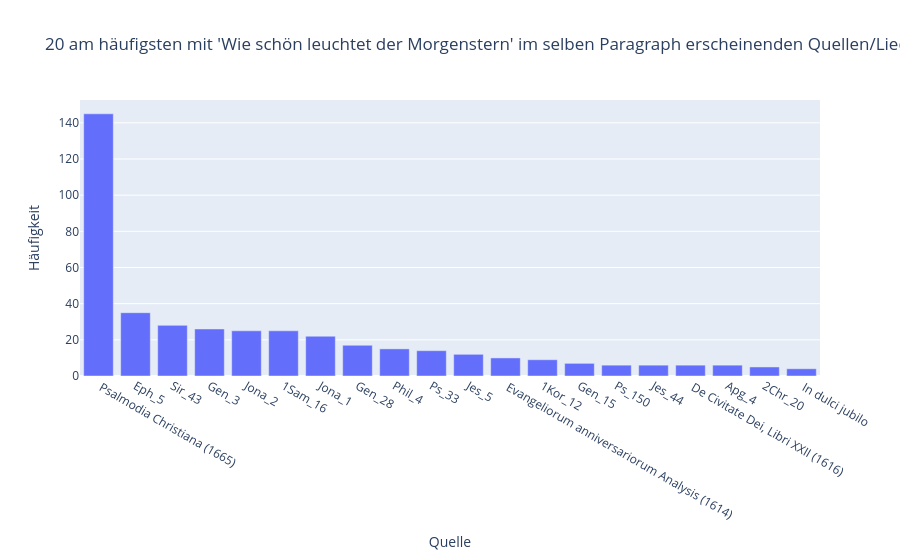

Here is the notebook cell this chart was saved with:
### Code cell
counts = Counter(morgenstern_adjacent_quotes)
top20 = counts.most_common(20)

# Sort by frequency (descending)
sorted_items = counts.most_common()
labels = [item[0] for item in top20]
values = [item[1] for item in top20]

# Plot with Plotly
fig = px.bar(
    x=labels, 
    y=values, 
    labels={'x': 'Quelle', 'y': 'Häufigkeit'},
    title="20 am häufigsten mit 'Wie schön leuchtet der Morgenstern' im selben Paragraph erscheinenden Quellen/Lieder"
)
fig.show()

### Figure 1 — Plotly figure (JSON) as saved in the notebook; plotly's stock layout.template omitted (floating-point values rounded to 4 significant figures)
{"data": [{"hovertemplate": "Quelle=%{x}<br>Häufigkeit=%{y}<extra></extra>", "legendgroup": "", "marker": {"color": "#636efa", "pattern": {"shape": ""}}, "name": "", "orientation": "v", "showlegend": false, "textposition": "auto", "type": "bar", "x": [" Psalmodia Christiana (1665)", "Eph_5", "Sir_43", "Gen_3", "Jona_2", "1Sam_16", "Jona_1", "Gen_28", "Phil_4", "Ps_33", "Jes_5", " Evangeliorum anniversariorum Analysis (1614)", "1Kor_12", "Gen_15", "Ps_150", "Jes_44", " De Civitate Dei, Libri XXII (1616)", "Apg_4", "2Chr_20", " In dulci jubilo"], "xaxis": "x", "y": [145, 35, 28, 26, 25, 25, 22, 17, 15, 14, 12, 10, 9, 7, 6, 6, 6, 6, 5, 4], "yaxis": "y"}], "layout": {"barmode": "relative", "legend": {"tracegroupgap": 0}, "title": {"text": "20 am häufigsten mit 'Wie schön leuchtet der Morgenstern' im selben Paragraph erscheinenden Quellen/Lieder"}, "xaxis": {"anchor": "y", "domain": [0, 1], "title": {"text": "Quelle"}}, "yaxis": {"anchor": "x", "domain": [0, 1], "title": {"text": "Häufigkeit"}}}}
